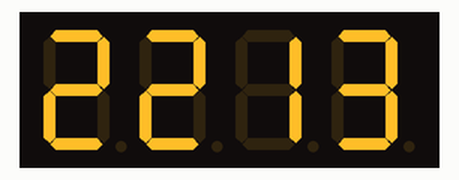
The sketch below on a simulated Arduino Uno, built with avr-gcc and run on an emulated ATmega328P. Parts: 4-digit seven-segment display. Wiring (inferred from the names in the program): 4-digit 7-segment display, segments lit when LOW: segments pin 8, pin 9, pin 11, pin 10, pin 12, pin 7, pin 6; digit selects pin 5, pin 4, pin 3, pin 2. The local clock reads 2024-03-15 10:24:30 at power-on unless the sketch sets it; the segment pins are drawn as the display they are named for.

Above: at 2.1 s.
At 42.1 s:
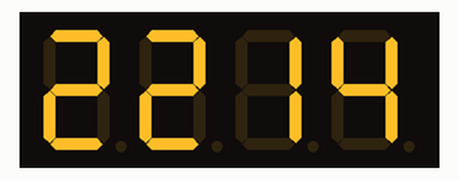
At 102.1 s:
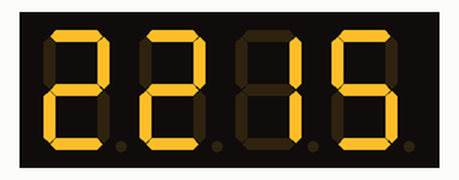

Measured:
- what the display in image 0 shows lasts 40.1 s, from 2.0 s to 42.1 s
- what the display in image 1 shows lasts 60.0 s, from 42.1 s to 102.1 s

The sketch:

my-table-watch.ino
```cpp
#include <Wire.h>
#include "RTClib.h"

#define DIG1        5
#define DIG2        4
#define DIG3        3
#define DIG4        2
#define SEGA        8
#define SEGB        9
#define SEGC        11
#define SEGD        10
#define SEGE        12
#define SEGF        7
#define SEGG        6

uint8_t seg_code_0[] = {SEGA,SEGB,SEGC,SEGD,SEGE,SEGF,255};
uint8_t seg_code_1[] = {SEGB,SEGC,255};
uint8_t seg_code_2[] = {SEGA,SEGB,SEGD,SEGE,SEGG,255};
uint8_t seg_code_3[] = {SEGA,SEGB,SEGC,SEGD,SEGG,255};
uint8_t seg_code_4[] = {SEGB,SEGC,SEGF,SEGG,255};
uint8_t seg_code_5[] = {SEGA,SEGC,SEGD,SEGF,SEGG,255};
uint8_t seg_code_6[] = {SEGA,SEGC,SEGD,SEGE,SEGF,SEGG,255};
uint8_t seg_code_7[] = {SEGA,SEGB,SEGC,255};
uint8_t seg_code_8[] = {SEGA,SEGB,SEGC,SEGD,SEGE,SEGF,SEGG,255};
uint8_t seg_code_9[] = {SEGA,SEGB,SEGC,SEGF,SEGG,255};
uint8_t loop_ctr;
RTC_DS1307 rtc;
uint8_t d1,d2,d3,d4;

void setup() {
  // Set all as OUTPUT
  pinMode(DIG1, OUTPUT);
  pinMode(DIG2, OUTPUT);
  pinMode(DIG3, OUTPUT);
  pinMode(DIG4, OUTPUT);
  pinMode(SEGA, OUTPUT);
  pinMode(SEGB, OUTPUT);
  pinMode(SEGC, OUTPUT);
  pinMode(SEGD, OUTPUT);
  pinMode(SEGE, OUTPUT);
  pinMode(SEGF, OUTPUT);
  pinMode(SEGG, OUTPUT);

  // Turn OFF every segment
  digitalWrite(DIG1, LOW);
  digitalWrite(DIG2, LOW);
  digitalWrite(DIG3, LOW);
  digitalWrite(DIG4, LOW);
  digitalWrite(SEGA, LOW);
  digitalWrite(SEGB, LOW);
  digitalWrite(SEGC, LOW);
  digitalWrite(SEGD, LOW);
  digitalWrite(SEGE, LOW);
  digitalWrite(SEGF, LOW);
  digitalWrite(SEGG, LOW);

  Serial.begin(9600);
  delay(2000); // wait for console opening

  if (! rtc.begin()) {
    Serial.println("Couldn't find RTC");
    while (1);
  }

  if (!rtc.isrunning()) {
    Serial.println("RTC lost power, lets set the time!");

  // Comment out below lines once you set the date & time.
    // Following line sets the RTC to the date & time this sketch was compiled
    rtc.adjust(DateTime(F(__DATE__), F(__TIME__)));

    // Following line sets the RTC with an explicit date & time
    // for example to set January 27 2017 at 12:56 you would call:
    // rtc.adjust(DateTime(2017, 1, 27, 12, 56, 0));
  }
  rtc.adjust(DateTime(F(__DATE__), F(__TIME__)));

}

void loop() {
  DateTime now = rtc.now();

  d1 = now.hour()/10;
  d2 = now.hour()%10;
  d3 = now.minute()/10;
  d4 = now.minute()%10;

  for(loop_ctr=0; loop_ctr<1; ++loop_ctr)
    display_numbers_on_screen(d1,d2,d3,d4);

}

void set_seg_val(int seg, int val) {
  digitalWrite(seg,val);
}

void seg_on(int seg) {
  set_seg_val(seg, LOW);
}

void seg_off(int seg) {
  set_seg_val(seg, HIGH);
}

void select_digit(int dig) {
  digitalWrite(dig, HIGH);
}

void deselect_digit(int dig) {
  digitalWrite(dig, LOW);
}

void seg_off_all() {
  seg_off(SEGA);
  seg_off(SEGB);
  seg_off(SEGC);
  seg_off(SEGD);
  seg_off(SEGE);
  seg_off(SEGF);
  seg_off(SEGG);
}

void deselect_digit_all() {
  deselect_digit(DIG1);
  deselect_digit(DIG2);
  deselect_digit(DIG3);
  deselect_digit(DIG4);
}

void loop_thru_arr(uint8_t arr[]) {
  uint8_t looper;
  seg_off_all();
  for(looper=0; arr[looper]!=255; ++looper)
    seg_on(arr[looper]);
}

void display_number(int number) {
  switch(number) {
    case 0: loop_thru_arr(seg_code_0);
            break;
    case 1: loop_thru_arr(seg_code_1);
            break;
    case 2: loop_thru_arr(seg_code_2);
            break;
    case 3: loop_thru_arr(seg_code_3);
            break;
    case 4: loop_thru_arr(seg_code_4);
            break;
    case 5: loop_thru_arr(seg_code_5);
            break;
    case 6: loop_thru_arr(seg_code_6);
            break;
    case 7: loop_thru_arr(seg_code_7);
            break;
    case 8: loop_thru_arr(seg_code_8);
            break;
    case 9: loop_thru_arr(seg_code_9);
            break;
  }
}

void display_number_at_digit(int digit, int number) {
  deselect_digit_all();
  select_digit(digit);
  display_number(number);
}

void display_numbers_on_screen(int number1, int number2, int number3, int number4) {
  display_number_at_digit(DIG1,number1);delay(3);
  display_number_at_digit(DIG2,number2);delay(3);
  display_number_at_digit(DIG3,number3);delay(3);
  display_number_at_digit(DIG4,number4);delay(3);
}

void turn_screen_off() {
  deselect_digit_all();
  seg_off_all();
}
```
